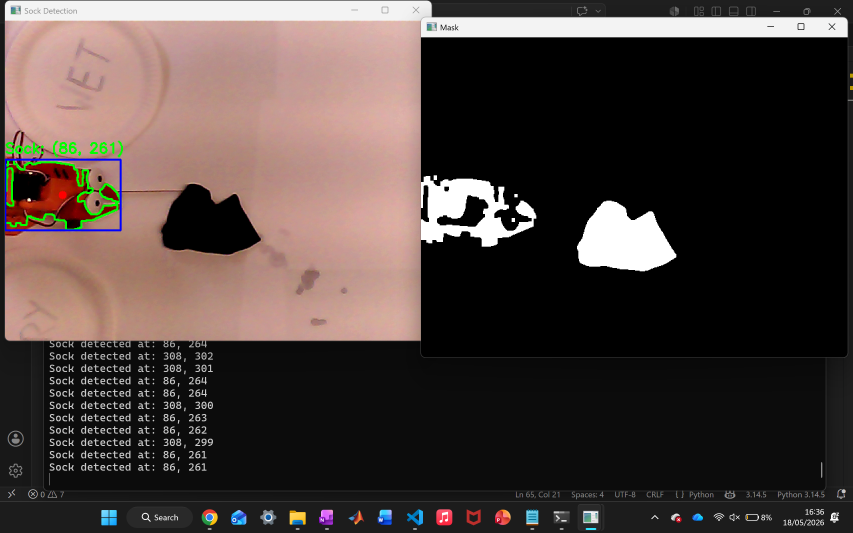
#> input picture Images/camera_error_example.png, 2558 x 1599 px, given in place of the camera (shown at 1/3 size)
$ python objectDetect.py
#> lines starting #> are read from the running program, lines starting #| are printed output that depends on the picture; after the words box and inside, x2 and y2 are one past the last pixel; in counts of white or black regions, pixels touching at a corner belong together
import cv2
import numpy as np

# USB camera index
cap = cv2.VideoCapture(1, cv2.CAP_DSHOW)

if not cap.isOpened():
    print("Could not open camera")
    exit()

while True:

    ret, frame = cap.read()
#> frame is the input picture: shape (1599, 2558, 3); mean B, G, R 60.3, 63.7, 75.3

    if not ret:
        break

    # Resize for consistency
    frame = cv2.resize(frame, (640, 480))
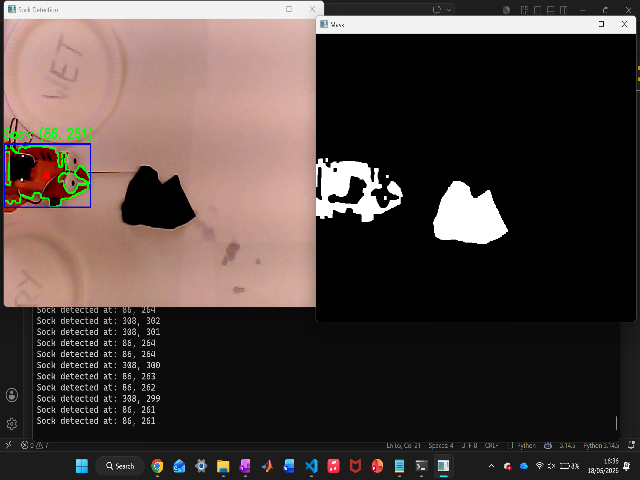
#> frame: shape (480, 640, 3); mean B, G, R 60.3, 63.7, 75.2

    # Convert to grayscale
    gray = cv2.cvtColor(frame, cv2.COLOR_BGR2GRAY)
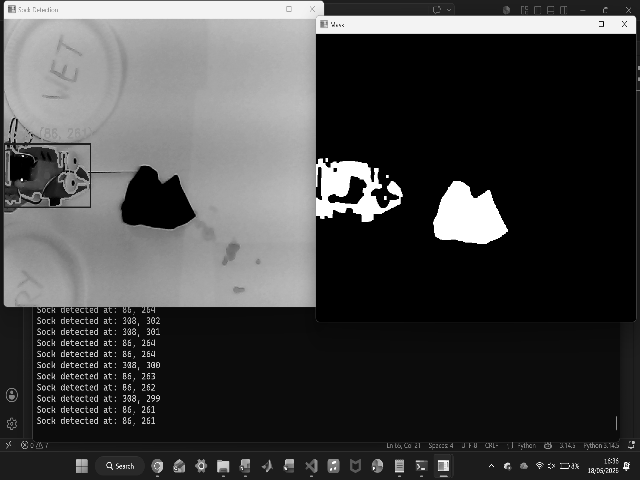
#> gray: shape (480, 640); min 0, max 255, mean 66.8

    # Blur slightly to reduce noise
    blurred = cv2.GaussianBlur(gray, (5,5), 0)
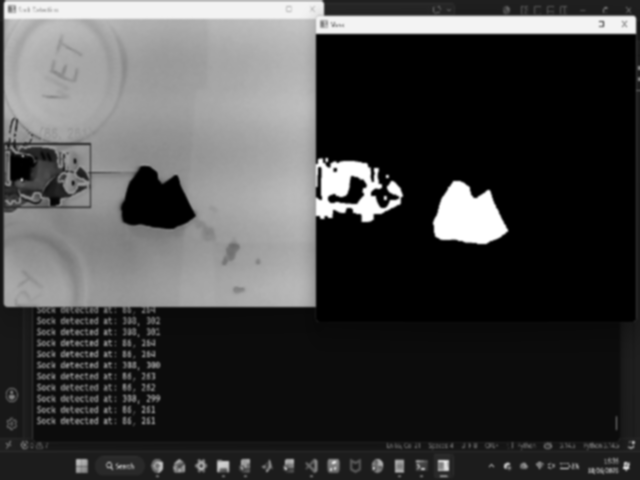
#> blurred: shape (480, 640); min 0, max 255, mean 66.8

    # Threshold dark objects
    _, mask = cv2.threshold(
        blurred,
        60,      # threshold value
        255,
        cv2.THRESH_BINARY_INV
    )
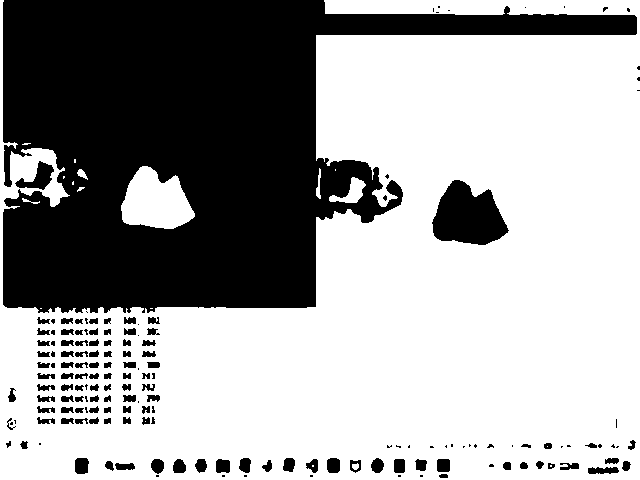
#> mask: shape (480, 640); 63.6% white; 165 black regions (58 under 20 px), largest, box (x1, y1, x2, y2) and area: (3, 0, 637, 313) 100697, (432, 180, 509, 245) 3394, (15, 161, 54, 190) 501

    # Morphological cleanup
    kernel = np.ones((5,5), np.uint8)

    mask = cv2.morphologyEx(
        mask,
        cv2.MORPH_OPEN,
        kernel
    )
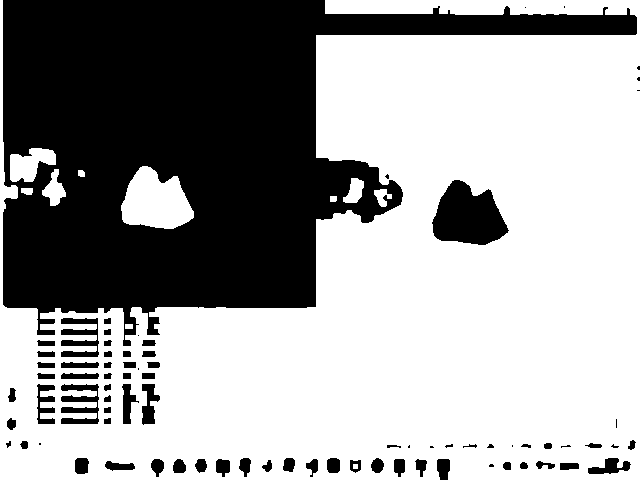
#> mask: shape (480, 640); 62.8% white; 79 black regions (17 under 20 px), largest, box (x1, y1, x2, y2) and area: (3, 0, 637, 346) 102667, (432, 180, 509, 245) 3400, (61, 384, 99, 424) 840

    mask = cv2.morphologyEx(
        mask,
        cv2.MORPH_CLOSE,
        kernel
    )
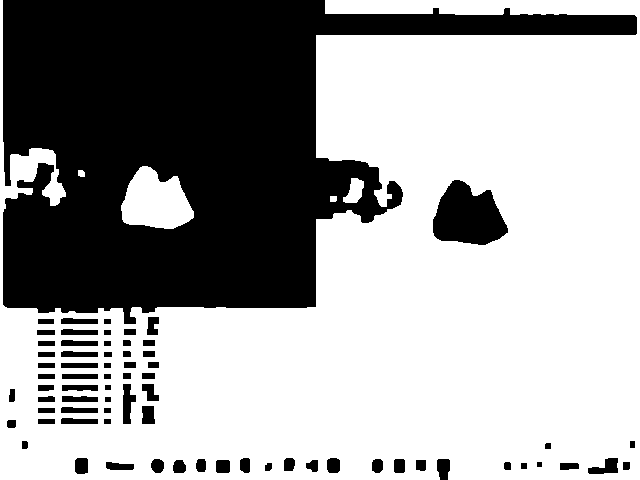
#> mask: shape (480, 640); 63.2% white; 71 black regions

    # Find contours
    contours, _ = cv2.findContours(
        mask,
        cv2.RETR_EXTERNAL,
        cv2.CHAIN_APPROX_SIMPLE
    )
#> contours = 5 contours; box (x1, y1, x2, y2) and area: (0, 0, 640, 480) 199357, (121, 166, 194, 229) 3092, (343, 178, 364, 203) 300, (78, 170, 85, 177) 32, (330, 196, 337, 202) 30

    if contours:

        # Largest contour assumed sock
        largest = max(contours, key=cv2.contourArea)
#> largest = contour of 340 points, box (x1, y1, x2, y2) (0, 0, 640, 480), area 199357

        area = cv2.contourArea(largest)
#> area = 199357

        # Ignore tiny noise
        if area > 5000:

            x, y, w, h = cv2.boundingRect(largest)
#> x = 0; y = 0; w = 640; h = 480

            center_x = x + w // 2
#> center_x = 320
            center_y = y + h // 2
#> center_y = 240

            # Draw contour
            cv2.drawContours(
                frame,
                [largest],
                -1,
                (0,255,0),
                2
            )

            # Bounding box
            cv2.rectangle(
                frame,
                (x,y),
                (x+w,y+h),
                (255,0,0),
                2
            )
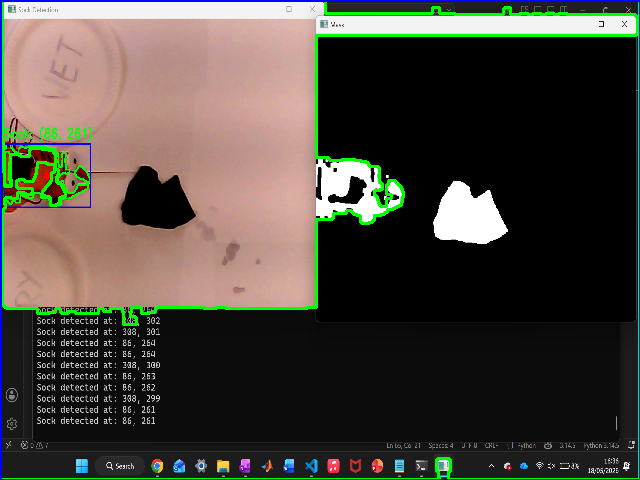
#> frame: shape (480, 640, 3); mean B, G, R 61.7, 68.7, 73.6

            # Center point
            cv2.circle(
                frame,
                (center_x, center_y),
                6,
                (0,0,255),
                -1
            )
#> frame: shape (480, 640, 3); 0.04% of pixels changed, all inside (x1, y1, x2, y2) = (314, 234, 327, 247)

            # Label
            cv2.putText(
                frame,
                f"Sock: ({center_x}, {center_y})",
                (x, y - 10),
                cv2.FONT_HERSHEY_SIMPLEX,
                0.7,
                (0,255,0),
                2
            )

            print(f"Sock detected at: {center_x}, {center_y}")
#| Sock detected at: 320, 240

    # Show windows
    cv2.imshow("Sock Detection", frame)
    cv2.imshow("Mask", mask)

    # Quit
    if cv2.waitKey(1) & 0xFF == ord('q'):
#> (key q is pressed here)
        break

cap.release()
cv2.destroyAllWindows()

$ run again, on Images/sock_object_detection_camera.png
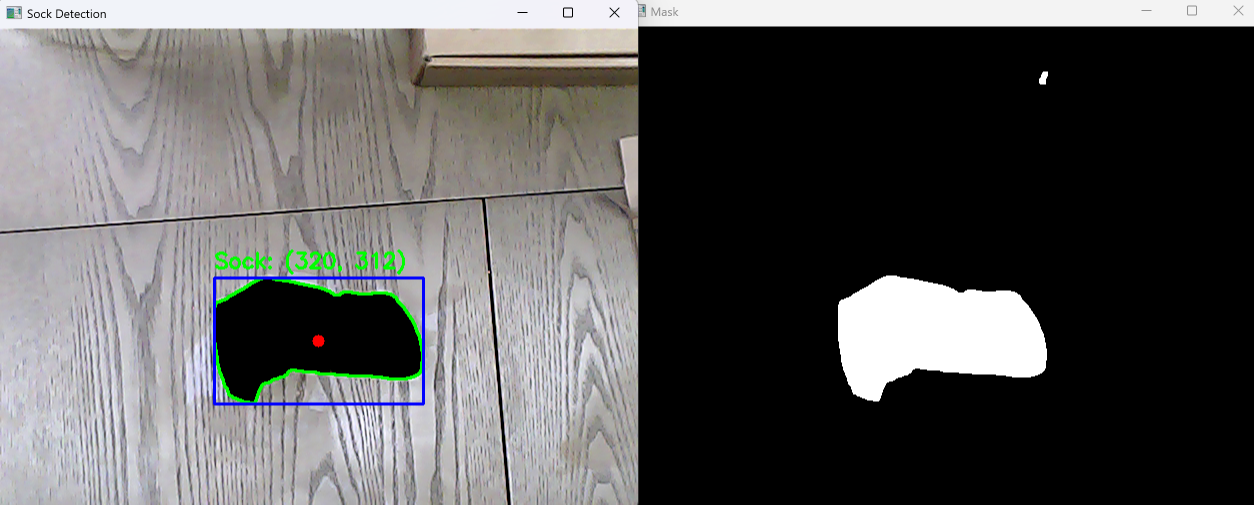
#> input picture Images/sock_object_detection_camera.png, 2507 x 1009 px, given in place of the camera (shown at 1/2 size)
#> frame is the input picture: shape (1009, 2507, 3); mean B, G, R 91.5, 91.7, 92.3
#> `mask = cv2.morphologyEx( mask, cv2.MORPH_OPEN, kernel )`:
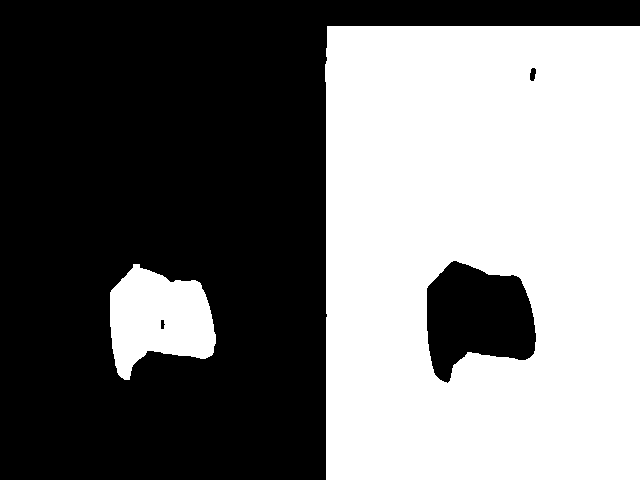
#> mask: shape (480, 640); 46.1% white; 2 white regions, box (x1, y1, x2, y2) and area: (325, 26, 640, 480) 133289, (110, 264, 216, 380) 8207
#> contours = 2 contours; box (x1, y1, x2, y2) and area: (325, 26, 640, 480) 141786, (110, 264, 216, 380) 8058
#> largest = contour of 10 points, box (x1, y1, x2, y2) (325, 26, 640, 480), area 141786
#> area = 141785.5
#> x = 325; y = 26; w = 315; h = 454
#> center_x = 482
#> center_y = 253
#> `cv2.putText( frame, f"Sock: ({center_x}, {center_y})", (x, y - 10), cv..`:
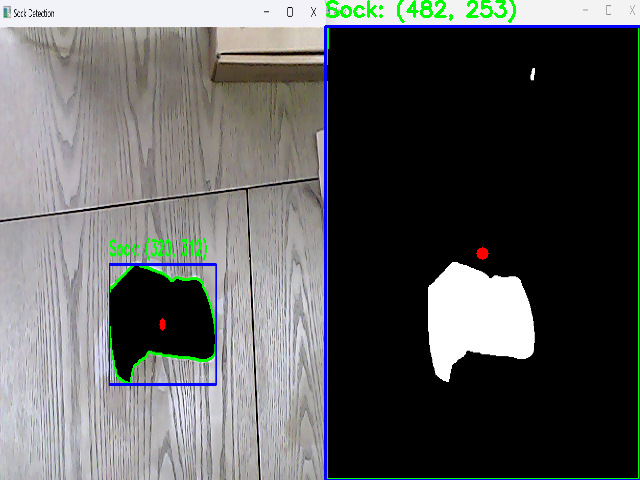
#> frame: shape (480, 640, 3); mean B, G, R 92.5, 92.3, 90.8
#| Sock detected at: 482, 253
